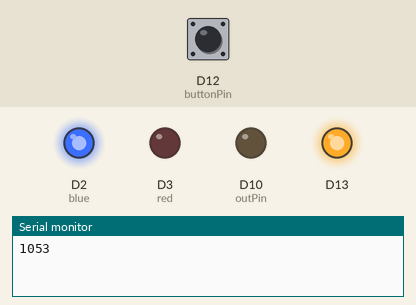
This sketch was run on a simulated Arduino Zero (SAMD21). Shown: output pins drawn as LEDs (lit = HIGH), the last lines printed to the serial monitor. Inputs (shaded band) come from the test bench; at power-on: D12 (buttonPin) HIGH.

Above: at 1.2 s.
1.3 s: D12 (buttonPin) pulled LOW for 0.15 s
At 1.7 s:
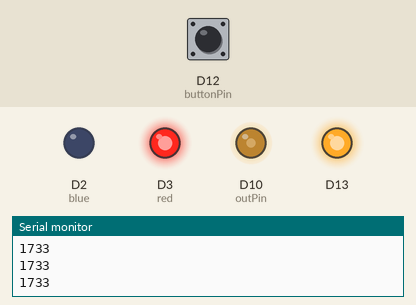
4.4 s: D12 (buttonPin) pulled LOW for 1 s
At 10.1 s:
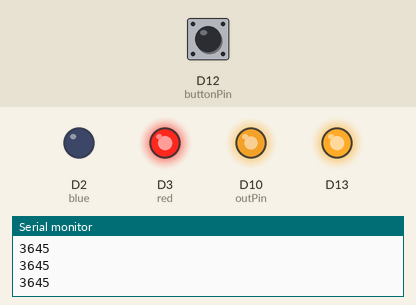
Timing chart, 0 to 16.4 s (numbered marks = the images above; inputs shaded):
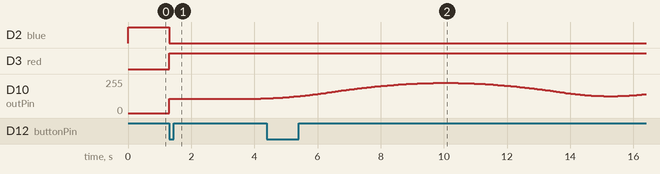

The sketch:

Staccato.ino
```cpp
float curve[] = {0,0,0,0,0,0,0,0,0,0,0,0,0,0,0,0,0,0,0,0,0,0,0,0,0,0,0,0,0,0,0,0,0,0,0,0,0,0,0,0,0,0,0,0,0,0,0,0,0,0,0,0.0062829,0.018847,0.03769,0.062806,0.09419,0.13183,0.17573,0.22586,0.28222,0.34479,0.41357,0.48852,0.56963,0.65689,0.75027,0.84974,0.95529,1.0669,1.1845,1.3081,1.4377,1.5732,1.7146,1.8618,2.0149,2.1737,2.3384,2.5087,2.6846,2.8662,3.0534,3.2461,3.4443,3.6479,3.8569,4.0712,4.2908,4.5157,4.7457,4.9808,5.221,5.4661,5.7162,5.9712,6.231,6.4955,6.7647,7.0385,7.3169,7.5997,7.8807,8.1597,8.4367,8.7117,8.9844,9.255,9.5233,9.7892,10.053,10.314,10.572,10.828,11.081,11.332,11.579,11.824,12.066,12.305,12.541,12.774,13.003,13.23,13.453,13.673,13.889,14.102,14.312,14.518,14.721,14.919,15.114,15.306,15.494,15.677,15.857,16.033,16.205,16.374,16.538,16.698,16.853,17.005,17.153,17.296,17.435,17.569,17.7,17.826,17.947,18.065,18.177,18.285,18.389,18.488,18.583,18.673,18.758,18.839,18.915,18.987,19.054,19.116,19.173,19.226,19.274,19.317,19.355,19.389,19.417,19.441,19.461,19.475,19.485,19.49,19.49,19.485,19.475,19.461,19.441,19.417,19.389,19.355,19.317,19.274,19.226,19.173,19.116,19.054,18.987,18.915,18.839,18.758,18.673,18.583,18.488,18.389,18.285,18.177,18.065,17.947,17.826,17.7,17.569,17.435,17.296,17.153,17.005,16.853,16.698,16.538,16.374,16.205,16.033,15.857,15.677,15.494,15.306,15.114,14.919,14.721,14.518,14.312,14.102,13.889,13.673,13.453,13.23,13.003,12.774,12.541,12.305,12.066,11.824,11.579,11.332,11.081,10.828,10.572,10.314,10.053,9.7892,9.5233,9.255,8.9844,8.7117,8.4367,8.1597,7.8807,7.5997,7.3169,7.0385,6.7694,6.5096,6.2592,6.0183,5.7869,5.565,5.3528,5.1502,4.9574,4.7743,4.601,4.4376,4.2841,4.1406,4.007,3.8834,3.7699,3.6664,3.573,3.4898,3.4166,3.3536,3.3008,3.2582,3.2257,3.2035,3.1914,3.1896,3.198,3.2166,3.2454,3.2843,3.3335,3.3928,3.4623,3.5419,3.6317,3.7316,3.8415,3.9615,4.0915,4.2314,4.3814,4.5412,4.7109,4.8905,5.0798,5.2789,5.4877,5.6998,5.9105,6.1198,6.3275,6.5337,6.7383,6.9413,7.1425,7.3419,7.5395,7.7353,7.9292,8.1211,8.311,8.4989,8.6846,8.8682,9.0497,9.2289,9.4058,9.5804,9.7526,9.9224,10.09,10.255,10.417,10.577,10.734,10.889,11.04,11.19,11.336,11.479,11.62,11.758,11.893,12.025,12.154,12.28,12.403,12.523,12.64,12.754,12.864,12.972,13.076,13.177,13.275,13.369,13.461,13.548,13.633,13.714,13.792,13.866,13.937,14.005,14.069,14.129,14.186,14.24,14.29,14.337,14.38,14.419,14.455,14.487,14.516,14.541,14.563,14.581,14.595,14.606,14.614,14.617,14.617,14.614,14.606,14.595,14.581,14.563,14.541,14.516,14.487,14.455,14.419,14.38,14.337,14.29,14.24,14.186,14.129,14.069,14.005,13.937,13.866,13.792,13.714,13.633,13.548,13.461,13.369,13.275,13.177,13.076,12.972,12.864,12.754,12.64,12.523,12.403,12.28,12.154,12.025,11.893,11.758,11.62,11.479,11.336,11.19,11.04,10.889,10.734,10.577,10.417,10.255,10.09,9.9224,9.7526,9.5804,9.4058,9.2289,9.0497,8.8682,8.6846,8.4989,8.311,8.1211,7.9292,7.7353,7.5395,7.3419,7.1425,6.9413,6.7383,6.5337,6.3275,6.1198,5.9105,5.6998,5.4877,5.2789,5.0771,4.8822,4.6944,4.5137,4.3402,4.1738,4.0146,3.8626,3.718,3.5807,3.4508,3.3282,3.2131,3.1054,3.0052,2.9126,2.8274,2.7498,2.6798,2.6173,2.5625,2.5152,2.4756,2.4436,2.4193,2.4026,2.3936,2.3922,2.3985,2.4124,2.434,2.4632,2.5001,2.5446,2.5967,2.6565,2.7238,2.7987,2.8811,2.9711,3.0686,3.1736,3.286,3.4059,3.5332,3.6679,3.8099,3.9592,4.1158,4.2748,4.4329,4.5898,4.7457,4.9003,5.0537,5.2059,5.3568,5.5064,5.6547,5.8015,5.9469,6.0908,6.2332,6.3741,6.5135,6.6512,6.7872,6.9216,7.0543,7.1853,7.3144,7.4418,7.5674,7.691,7.8128,7.9326,8.0505,8.1664,8.2803,8.3921,8.5019,8.6096,8.7151,8.8185,8.9197,9.0188,9.1156,9.2101,9.3024,9.3924,9.48,9.5653,9.6483,9.7289,9.8071,9.8828,9.9561,10.027,10.095,10.161,10.225,10.286,10.344,10.4,10.453,10.504,10.552,10.597,10.64,10.68,10.718,10.753,10.785,10.814,10.841,10.866,10.887,10.906,10.922,10.936,10.947,10.955,10.96,10.963,10.963,10.96,10.955,10.947,10.936,10.922,10.906,10.887,10.866,10.841,10.814,10.785,10.753,10.718,10.68,10.64,10.597,10.552,10.504,10.453,10.4,10.344,10.286,10.225,10.161,10.095,10.027,9.9561,9.8828,9.8071,9.7289,9.6483,9.5653,9.48,9.3924,9.3024,9.2101,9.1156,9.0188,8.9197,8.8185,8.7151,8.6096,8.5019,8.3921,8.2803,8.1664,8.0505,7.9326,7.8128,7.691,7.5674,7.4418,7.3144,7.1853,7.0543,6.9216,6.7872,6.6512,6.5135,6.3741,6.2332,6.0908,5.9469,5.8015,5.6547,5.5064,5.3568,5.2059,5.0537,4.9003,4.7457,4.5898,4.4329,4.2748,4.1158,3.9592,3.8051,3.6537,3.5049,3.3588,3.2154,3.0747,2.9368,2.8017,2.6694,2.5401,2.4136,2.2901,2.1695,2.0519,1.9374,1.8259,1.7175,1.6123,1.5101,1.4111,1.3153,1.2227,1.1334,1.0473,0.96444,0.88491,0.8087,0.73581,0.66628,0.60013,0.53735,0.47798,0.42203,0.3695,0.32042,0.27479,0.23263,0.19395,0.15875,0.12705,0.098846,0.074156,0.052982,0.035328,0.021201,0.010602,0.0035341,1.4436e-15,1.4384e-15,1.4241e-15,1.4099e-15,1.3959e-15,1.382e-15,1.3682e-15,1.3546e-15,1.3411e-15,1.3278e-15,1.3146e-15,1.3015e-15,1.2885e-15,1.2757e-15,1.263e-15,1.2505e-15,1.238e-15,1.2257e-15,1.2135e-15,1.2014e-15,1.1895e-15,1.1776e-15,1.1659e-15,1.1543e-15,1.1428e-15,1.1315e-15,1.1202e-15,1.1091e-15,1.098e-15,1.0871e-15,1.0763e-15,1.0656e-15,1.055e-15,1.0445e-15,1.0341e-15,1.0238e-15,1.0136e-15,1.0035e-15,9.9353e-16,9.8364e-16,9.7386e-16,9.6417e-16,9.5457e-16,9.4507e-16,9.3567e-16,9.2636e-16,9.1714e-16,9.0802e-16,8.9898e-16,8.9004e-16,8.8118e-16,8.7241e-16,8.6373e-16,8.5514e-16,8.4663e-16,8.3821e-16,8.2987e-16,8.2161e-16,8.1343e-16,8.0534e-16,7.9733e-16,7.8939e-16,7.8154e-16,7.7376e-16,7.6606e-16,7.5844e-16,7.5089e-16,7.4342e-16,7.3602e-16,7.287e-16,7.2145e-16,7.1427e-16,7.0716e-16,7.0013e-16,6.9316e-16,6.8626e-16,6.7944e-16,6.7268e-16,6.6598e-16,6.5936e-16,6.528e-16,6.463e-16,6.3987e-16,6.335e-16,6.272e-16,6.2096e-16,6.1478e-16,6.0866e-16,6.0261e-16,5.9661e-16,5.9067e-16,5.848e-16,5.7898e-16,5.7322e-16,5.6751e-16,5.6187e-16,5.5628e-16,5.5074e-16,5.4526e-16,5.3984e-16,5.3446e-16,5.2915e-16,5.2388e-16,5.1867e-16,5.1351e-16,5.084e-16,5.0334e-16,4.9833e-16,4.9337e-16,4.8846e-16,4.836e-16,4.7879e-16,4.7403e-16,4.6931e-16,4.6464e-16,4.6002e-16,4.5544e-16,4.5091e-16,4.4642e-16,4.4198e-16,4.3758e-16,4.3323e-16,4.2892e-16,4.2465e-16,4.2042e-16,4.1624e-16,4.121e-16,4.08e-16,4.0394e-16,3.9992e-16,3.9594e-16,3.92e-16,3.881e-16,3.8424e-16,3.8042e-16,3.7663e-16,3.7288e-16,3.6917e-16,3.655e-16,3.6186e-16,3.5826e-16,3.547e-16,3.5117e-16,3.4767e-16,3.4421e-16,3.4079e-16,3.374e-16,3.3404e-16,3.3072e-16,3.2743e-16,3.2417e-16,3.2094e-16,3.1775e-16,3.1459e-16,3.1146e-16,3.0836e-16,3.0529e-16,3.0225e-16,2.9925e-16,2.9627e-16,2.9332e-16,2.904e-16,2.8751e-16,2.8465e-16,2.8182e-16,2.7901e-16,2.7624e-16,2.7349e-16,2.7077e-16,2.6807e-16,2.6541e-16,2.6277e-16,2.6015e-16,2.5756e-16,2.55e-16,2.5246e-16,2.4995e-16,2.4746e-16,2.45e-16,2.4256e-16,2.4015e-16,2.3776e-16,2.3539e-16,2.3305e-16,2.3073e-16,2.2844e-16,2.2616e-16,2.2391e-16,2.2169e-16,2.1948e-16,2.173e-16,2.1513e-16,2.1299e-16,2.1087e-16,2.0878e-16,2.067e-16,2.0464e-16,2.0261e-16,2.0059e-16,1.9859e-16,1.9662e-16,1.9466e-16,1.9272e-16,1.9081e-16,1.8891e-16,1.8703e-16,1.8517e-16,1.8333e-16,1.815e-16,1.797e-16,1.7791e-16,1.7614e-16,1.7438e-16,1.7265e-16,1.7093e-16,1.6923e-16,1.6755e-16,1.6588e-16,1.6423e-16,1.626e-16,1.6098e-16,1.5938e-16,1.5779e-16,1.5622e-16,1.5467e-16,1.5313e-16,1.516e-16,1.5009e-16,1.486e-16,1.4712e-16,1.4566e-16,1.4421e-16,1.4277e-16,1.4135e-16,1.3995e-16,1.3855e-16,1.3718e-16,1.3581e-16,1.3446e-16,1.3312e-16,1.318e-16,1.3049e-16,1.2919e-16,1.279e-16,1.2663e-16,1.2537e-16,1.2412e-16,1.2289e-16,1.2166e-16,1.2045e-16,1.1925e-16,1.1807e-16,1.1689e-16,1.1573e-16,1.1458e-16,1.1344e-16,1.1231e-16,1.1119e-16,1.1009e-16,1.0899e-16,1.0791e-16,1.0683e-16,1.0577e-16,1.0472e-16,1.0368e-16,1.0264e-16,1.0162e-16,1.0061e-16,9.961e-17,9.8619e-17,9.7638e-17,9.6666e-17,9.5704e-17,9.4752e-17,9.3809e-17,9.2876e-17,9.1952e-17,9.1037e-17,9.0131e-17,8.9234e-17,8.8346e-17,8.7467e-17,8.6597e-17,8.5735e-17,8.4882e-17,8.4038e-17,8.3201e-17,8.2373e-17,8.1554e-17,8.0742e-17,7.9939e-17,7.9144e-17,7.8356e-17,7.7576e-17,7.6805e-17,7.604e-17,7.5284e-17,7.4535e-17,7.3793e-17,7.3059e-17,7.2332e-17,7.1612e-17,7.09e-17,7.0194e-17,6.9496e-17,6.8804e-17,6.812e-17,6.7442e-17,6.6771e-17,6.6106e-17,6.5449e-17,6.4797e-17,6.4153e-17,6.3514e-17,6.2882e-17,6.2257e-17,6.1637e-17,6.1024e-17,6.0417e-17,5.9815e-17,5.922e-17,5.8631e-17,5.8048e-17,5.747e-17,5.6898e-17,5.6332e-17,5.5772e-17,5.5217e-17,5.4667e-17,5.4123e-17,5.3585e-17,5.3052e-17,5.2524e-17,5.2001e-17,5.1484e-17,5.0971e-17,5.0464e-17,4.9962e-17,4.9465e-17,4.8973e-17,4.8485e-17,4.8003e-17,4.7525e-17,4.7052e-17,4.6584e-17,4.6121e-17,4.5662e-17,4.5208e-17,4.4758e-17,4.4312e-17,4.3871e-17,4.3435e-17};
int red = 3;
int blue = 2;
int buttonPin = 12;
int buttonState = 0;
int prevButtonState = 0;
int outPin = 10;
int outputVals[sizeof(curve)*sizeof(int)/sizeof(float)];

//float inputVals[] = Bell1;
//float outputVals[sizeof(Bell1[])];

void pinSetup(){
  analogWriteResolution(12);
  Serial.begin(9600);
  Serial.println(sizeof(curve)/sizeof(float));
  //Serial.println(sizeof(int));
  //Serial.println(sizeof(float));
  pinMode(red, OUTPUT);
  pinMode(blue, OUTPUT);
  pinMode(outPin, OUTPUT);
  pinMode(buttonPin, INPUT);
  pinMode(13, OUTPUT);
}

int flowToVolt(float flow){
  float out;
  out = 98.11*flow+1733.5;
  out = int(out);
  return out;
}

void setup() {
  pinSetup();
  //analogWriteFrequency(20, 490);
   // analogWriteResolution(12);

  for (int i = 0; i < sizeof(curve)/sizeof(float); i++){
    outputVals[i] = flowToVolt(curve[i]);
  }

  digitalWrite(blue, HIGH);
      digitalWrite(13, HIGH);
}

void loop() {
  buttonState = digitalRead(buttonPin);
  if (buttonState == 0 && prevButtonState == 1){
    digitalWrite(blue, LOW);
    digitalWrite(red, HIGH);
    //Serial.println(sizeof(outputVals)/(4*sizeof(int)));

    for (int i = 0; i < sizeof(curve)/(sizeof(int)); i++){
      analogWrite(outPin, outputVals[i]);
      Serial.println(outputVals[i]);
      delay(50);
    }
    digitalWrite(red, LOW);
    digitalWrite(blue, HIGH);
    analogWrite(outPin, 0);
  }

  prevButtonState = buttonState;


}
```

Measured:
- after the input at 1.3 s, D2 (blue): HIGH → LOW at once; D3 (red): LOW → HIGH at once; D10 (outPin): 0/255 → 107/255 at once, → 108/255 2.6 s later, → 109/255 0.30 s later, → 110/255 0.10 s later
